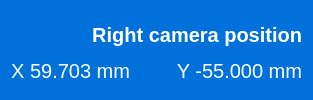
         <widget class="QWidget" name="widget_7" native="true">
          <property name="styleSheet">
           <string notr="true">background-color: #0070DB;
color: #fff;
font-size: 20px;</string>
          </property>
          <layout class="QVBoxLayout" name="verticalLayout_3">
           <item>
            <widget class="QLabel" name="label_3">
             <property name="font">
              <font>
               <pointsize>-1</pointsize>
               <bold>true</bold>
              </font>
             </property>
             <property name="styleSheet">
              <string notr="true"/>
             </property>
             <property name="text">
              <string>Right camera position</string>
             </property>
             <property name="alignment">
              <set>Qt::AlignmentFlag::AlignBottom|Qt::AlignmentFlag::AlignRight|Qt::AlignmentFlag::AlignTrailing</set>
             </property>
            </widget>
           </item>
           <item>
            <layout class="QHBoxLayout" name="horizontalLayout_4">
             <item>
              <widget class="QLabel" name="label_8">
               <property name="text">
                <string>X 59.703 mm</string>
               </property>
               <property name="alignment">
                <set>Qt::AlignmentFlag::AlignRight|Qt::AlignmentFlag::AlignTrailing|Qt::AlignmentFlag::AlignVCenter</set>
               </property>
              </widget>
             </item>
             <item>
              <spacer name="horizontalSpacer_2">
               <property name="orientation">
                <enum>Qt::Orientation::Horizontal</enum>
               </property>
               <property name="sizeType">
                <enum>QSizePolicy::Policy::Fixed</enum>
               </property>
               <property name="sizeHint" stdset="0">
                <size>
                 <width>40</width>
                 <height>20</height>
                </size>
               </property>
              </spacer>
             </item>
             <item>
              <widget class="QLabel" name="label_7">
               <property name="sizePolicy">
                <sizepolicy hsizetype="Fixed" vsizetype="Preferred">
                 <horstretch>0</horstretch>
                 <verstretch>0</verstretch>
                </sizepolicy>
               </property>
               <property name="text">
                <string>Y -55.000 mm</string>
               </property>
               <property name="alignment">
                <set>Qt::AlignmentFlag::AlignRight|Qt::AlignmentFlag::AlignTrailing|Qt::AlignmentFlag::AlignVCenter</set>
               </property>
              </widget>
             </item>
            </layout>
           </item>
          </layout>
         </widget>
